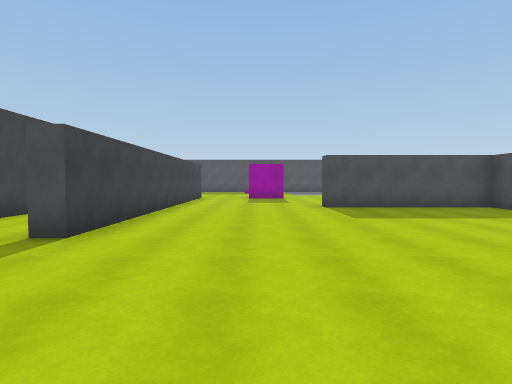
View 1 (above)

24 first-person views from a walk through a 3-D level made in the Unity game engine. The camera is 1.5 m above the floor, tilts 2° down and sees 80° across. The floor is counted in squares, 2 m on a side. Each view is taken from the middle of a square. On the plan, view 1 faces up. The plan holds only what a view shows up to about 10 squares ahead; the rest is blank. Surface patterns are stand-ins for the level's own textures.

View 2
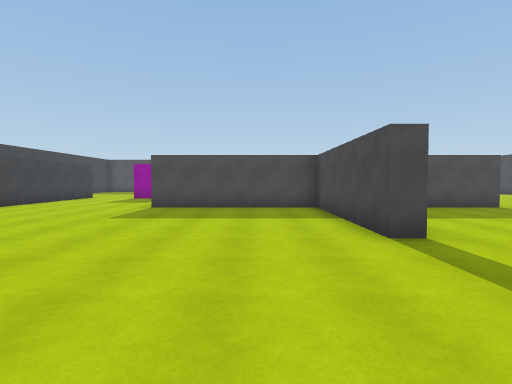

View 3
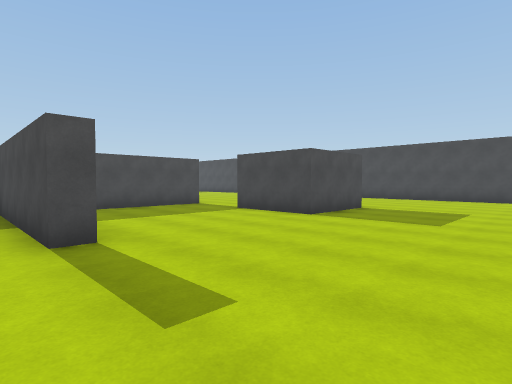

View 4
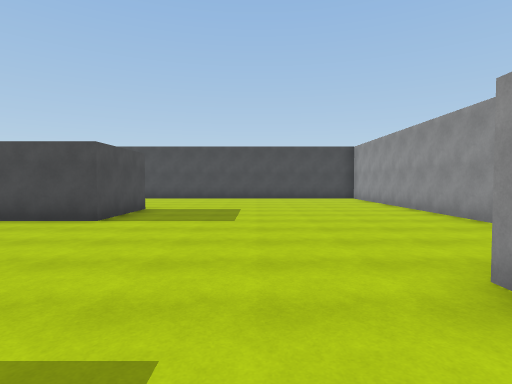

View 5
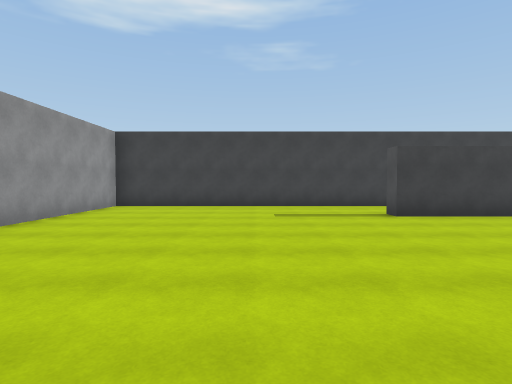

View 6
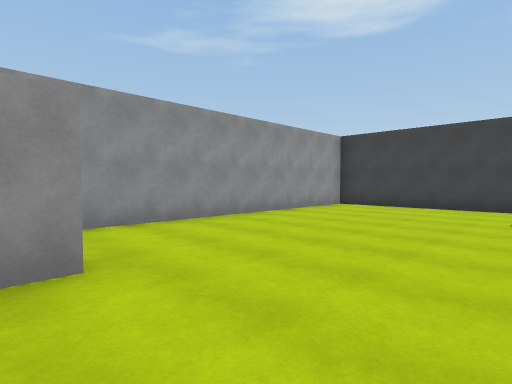

View 7
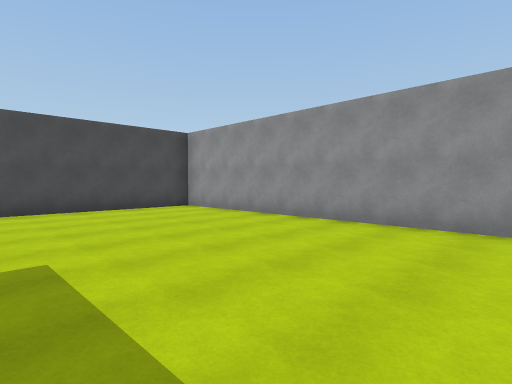

View 8
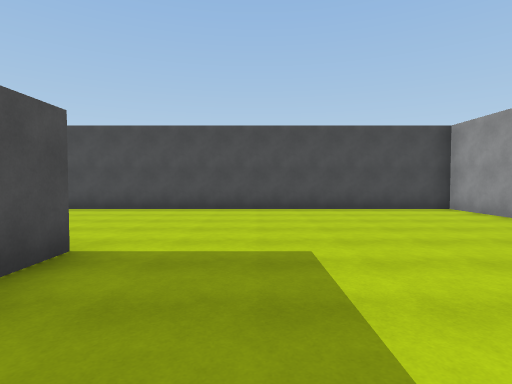

View 9
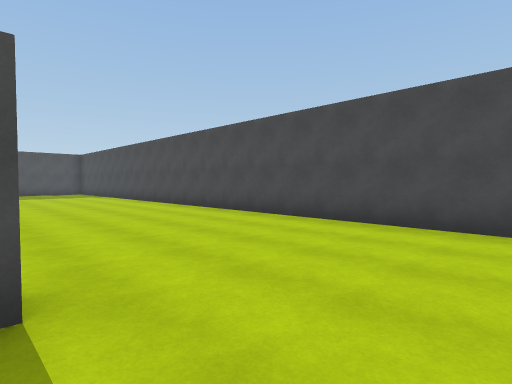

View 10
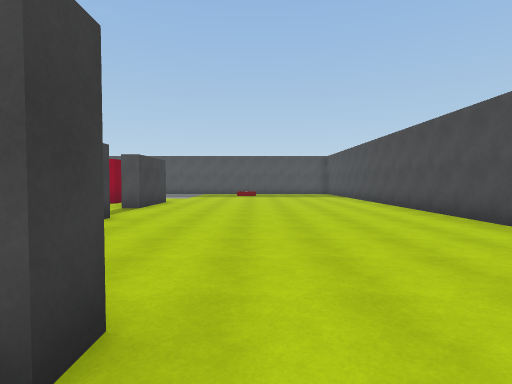

View 11
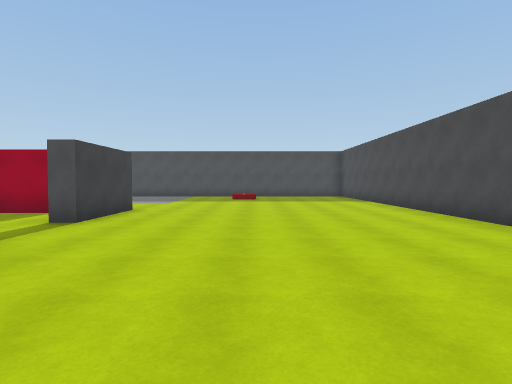

View 12
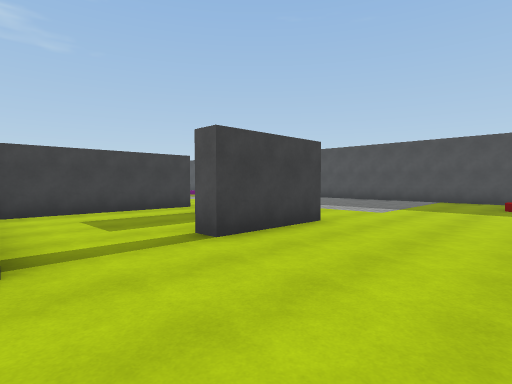

View 13
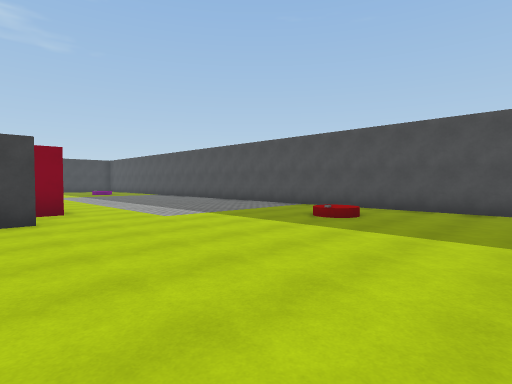

View 14
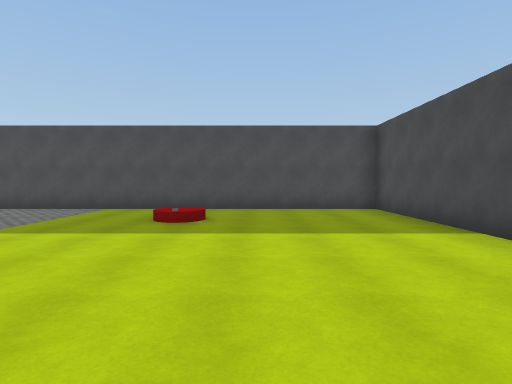

View 15
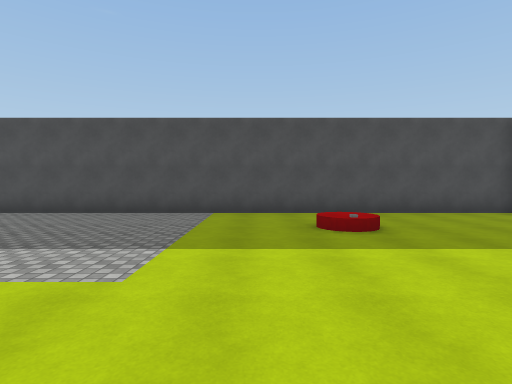

View 16
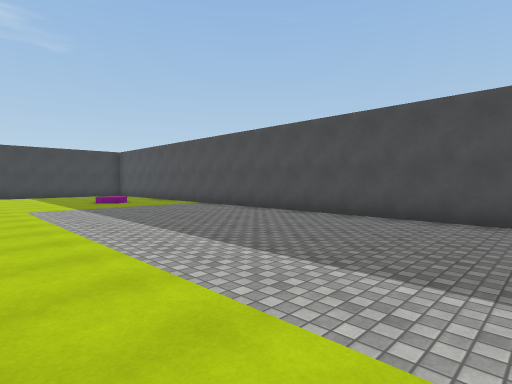

View 17
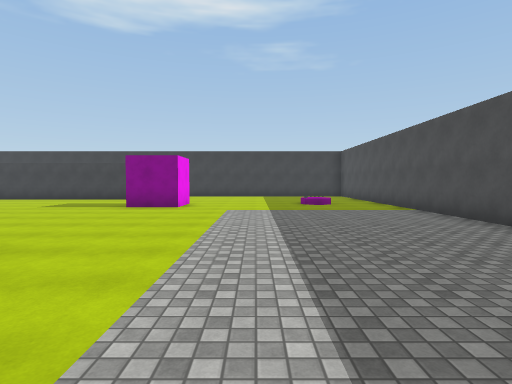

View 18
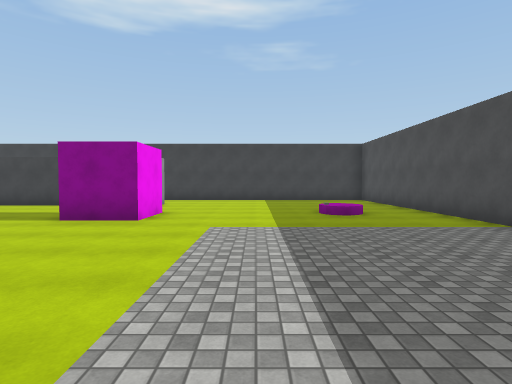

View 19
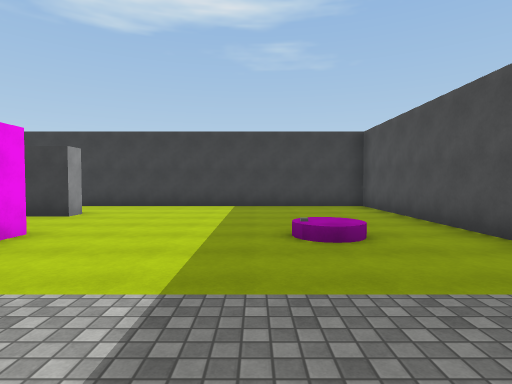

View 20
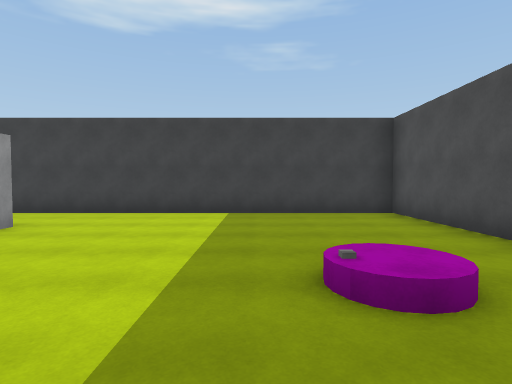

View 21
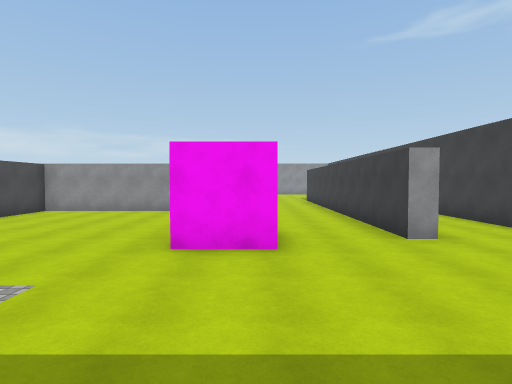

View 22
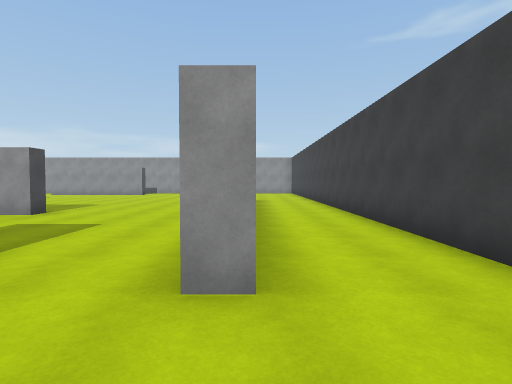

View 23
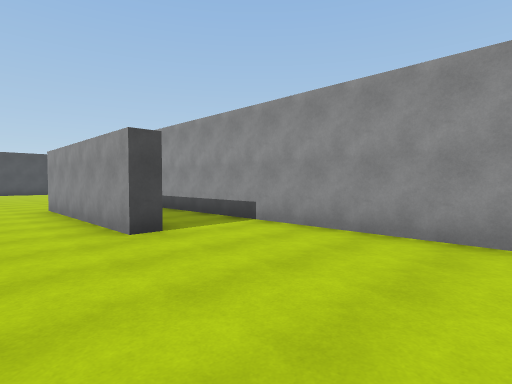

View 24
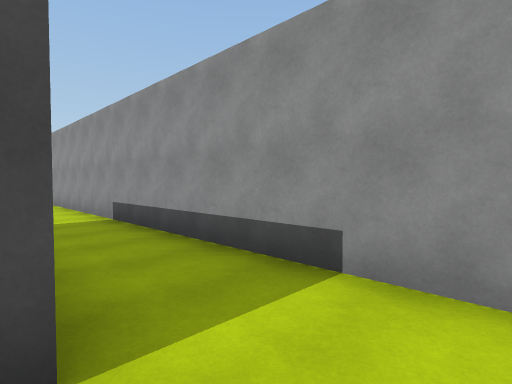

### Floor plan
Ten units are one square. View 1 is at (0, 0); x grows to the right and y downward. Boxes are objects, and circles mark ways between rooms. Rooms are numbered by the first view taken in them; rooms with no view inside come last. Other rooms are left out.
<svg viewBox="-58 -218 256 256">
<path fill="none" stroke="#000" d="M74 -40 68 -40 68 -87 20 -87 20 -93 68 -93 68 -110M121 -87 86 -87M118 -141 118 -115 112 -115M143 -45 143 -40 118 -40 118 -65M103 -149 103 -141M32 14 32 8 82 8M-4 -148 12 -148 12 -132M-31 -140 -25 -140 -25 -40 -30 -40M193 33 193 -213 -53 -213 -53 33 193 33M101 -132 89 -132M73 -141 73 -96"/>
<circle cx="110" cy="-140" r="3" fill="#2a7"/>
<circle cx="120" cy="-105" r="3" fill="#2a7"/>
<circle cx="80" cy="-140" r="3" fill="#2a7"/>
<text x="80" y="-80">1</text>
<text x="90" y="-120">2</text>
</svg>
Room 1 opens to room 2.

Where each view was taken, in squares from view 1:
view 1: 0 up, 0 right, facing up
view 2: 0 up, 5 right, facing up
view 3: 0 up, 6 right, facing up-right
view 4: 1 up, 6 right, facing right
view 5: 1 up, 4 right, facing left
view 6: 2 up, 4 right, facing down-left
view 7: 2 up, 11 right, facing down-right
view 8: 2 up, 11 right, facing right
view 9: 2 up, 14 right, facing up-right
view 10: 3 up, 15 right, facing up
view 11: 6 up, 15 right, facing up
view 12: 9 up, 15 right, facing up-left
view 13: 13 up, 18 right, facing up-left
view 14: 13 up, 16 right, facing up
view 15: 14 up, 13 right, facing up
view 16: 15 up, 11 right, facing up-left
view 17: 17 up, 10 right, facing left
view 18: 17 up, 7 right, facing left
view 19: 18 up, 4 right, facing left
view 20: 18 up, 2 right, facing left
view 21: 19 up, 0 right, facing down
view 22: 16 up, 3 left, facing down
view 23: 1 up, 1 left, facing down-right
view 24: 1 down, 2 right, facing down-right
